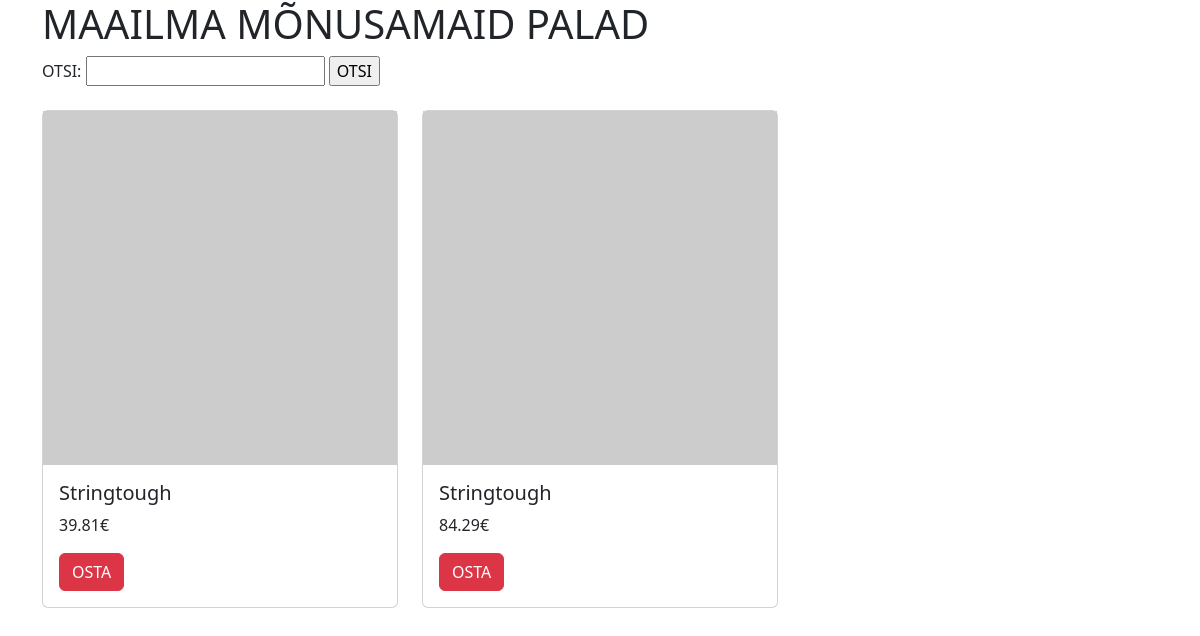
The page /PHPmysql/index.php?s=Stringtough on the database its author committed.
### tables this page shows
CREATE TABLE `albumid` (
  `id` int(10) NOT NULL,
  `artist` varchar(255) NOT NULL,
  `album` varchar(255) NOT NULL,
  `aasta` year(4) NOT NULL,
  `hind` decimal(6,2) NOT NULL
);

### PHPmysql/index.php (the view, shortened to what this page needs)
<?php include("config.php");?>
<!doctype html>
<html lang="et">
    <head>
        <link
            href="https://cdn.jsdelivr.net/npm/bootstrap@5.3.2/dist/css/bootstrap.min.css"
            rel="stylesheet"
        />
    </head>
    <body>
        <div class="container">
            <h1>MAAILMA MÕNUSAMAID PALAD</h1>
            <form action="#" method="get">
                OTSI: <input type="text" name="s">
                <input type="submit" value="OTSI">
            </form>
<div class="row row-cols-1 row-cols-md-3 g-4 pt-4">
            <?php
                if (isset($_GET["s"])) {
                    $s = $_GET["s"];
                    $paring = 'SELECT album, hind FROM albumid WHERE album LIKE "%'.$s.'%"';
                } else {
                    $paring = "SELECT album, hind FROM albumid ORDER BY artist ASC LIMIT 10";
                }
                $valjund = mysqli_query($yhendus, $paring);
                while($rida = mysqli_fetch_assoc($valjund)){
                echo'
                <div class="col">
                    <div class="card">
                        <img src="https://picsum.photos/400/400" alt="pildike">
                        <div class="card-body">
                        <h5 class="card-title">'.$rida['album'].'</h5>
                        <p class="card-text">'.$rida['hind'].'€</p>
                        <a href="#" class="btn btn-danger">OSTA</a>
                    </div>
                </div>
                </div>
                ';
                }
            ?>
</div>
        </div>
    </body>
</html>

### rows shown on the page
albumid: album "Stringtough", hind "39.81"
albumid: album "Stringtough", hind "84.29"
